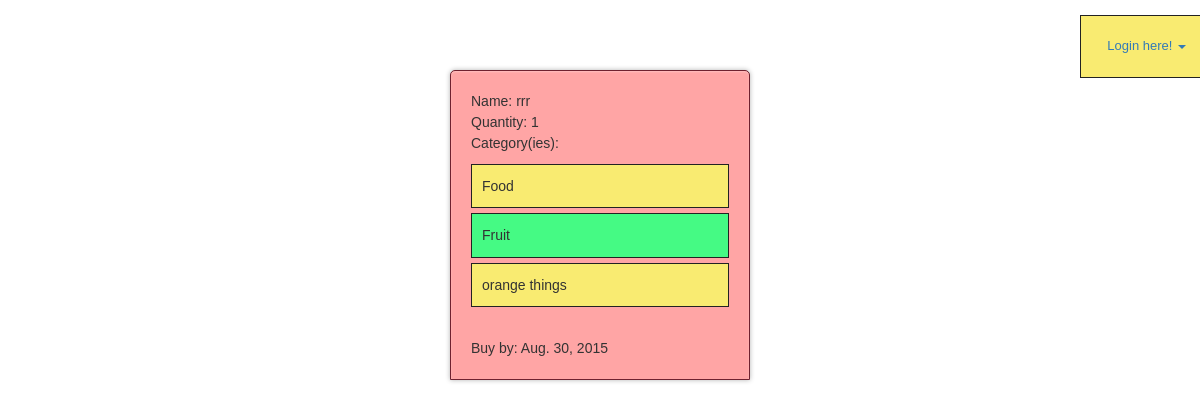
Screenshot of /item/14 with the database file from the repository.
### grocery_list/models.py (models this page shows, shortened)
class Item(models.Model):
    user = models.ForeignKey(UserProfile, blank=True, null=True)
    name = models.CharField(max_length=255)
    quantity = models.IntegerField()
    cat = models.ManyToManyField(Cat, related_name='grocery_list', blank=True)
    remarks = models.TextField(blank=True)
    date = models.DateField(blank=True)

class Cat(models.Model):
    name = models.CharField(max_length=255)
    color = models.CharField(max_length=50, default="pink")
    fontcolor = models.CharField(max_length=50, default="green")

### grocery_list/views.py (the view)
# urls.py: url(r'^item/(?P<pk>\d+)$', views.item, name='detail'),
def item(request, pk):
    item = Item.objects.get(id=pk)
    return render(request, 'grocery_list/item.html', {'item':item})

### grocery_list/templates/grocery_list/item.html
{%extends 'grocery_list/base.html'%}
{%load staticfiles%}
{% block content %}
<link rel="stylesheet" type="text/css" href="{% static 'grocery_list/style.css' %}" />
<div id="wrapper">
        Name: {{item.name}} <br/>
        Quantity: {{item.quantity}}<br/>
        {%if item.cat.all%}
        Category(ies):
        <ul>
        {%for c in item.cat.all%}
            <li>{{c.name}}</li>
        {%endfor%}
        {%endif%}
        </ul>
        <br>
        Buy by: {{item.date}}
    </div>
{%endblock%}

### grocery_list/static/grocery_list/style.css (style rules this page uses)
body { font: 14px/21px"Lucida Sans", "Lucida Grande", "Lucida Sans Unicode", sans-serif; }
#wrapper { width:300px; margin:20px auto; padding:20px; border-radius: 5px 5px 0 0; box-shadow: inset 0 1px 2px rgba(255, 255, 255, 0.3), 0 0 5px rgba(0, 0, 0, .3); border: 1px solid #6f212f; background: #FFA5A5; }
ul { list-style-type:none; list-style-position:outside; margin:10px 0px; padding:0px; clear:both; }
li { background: #45FA84; margin:5px 0px; line-height:1.6; padding:10px; border:#222 solid 1px; }
li:nth-child(odd) { background: #F9EB71; }

### rows the page displays
Item: name "rrr", quantity "1", date "Aug. 30, 2015"
Cat: name "Food"
Cat: name "Fruit"
Cat: name "orange things"
